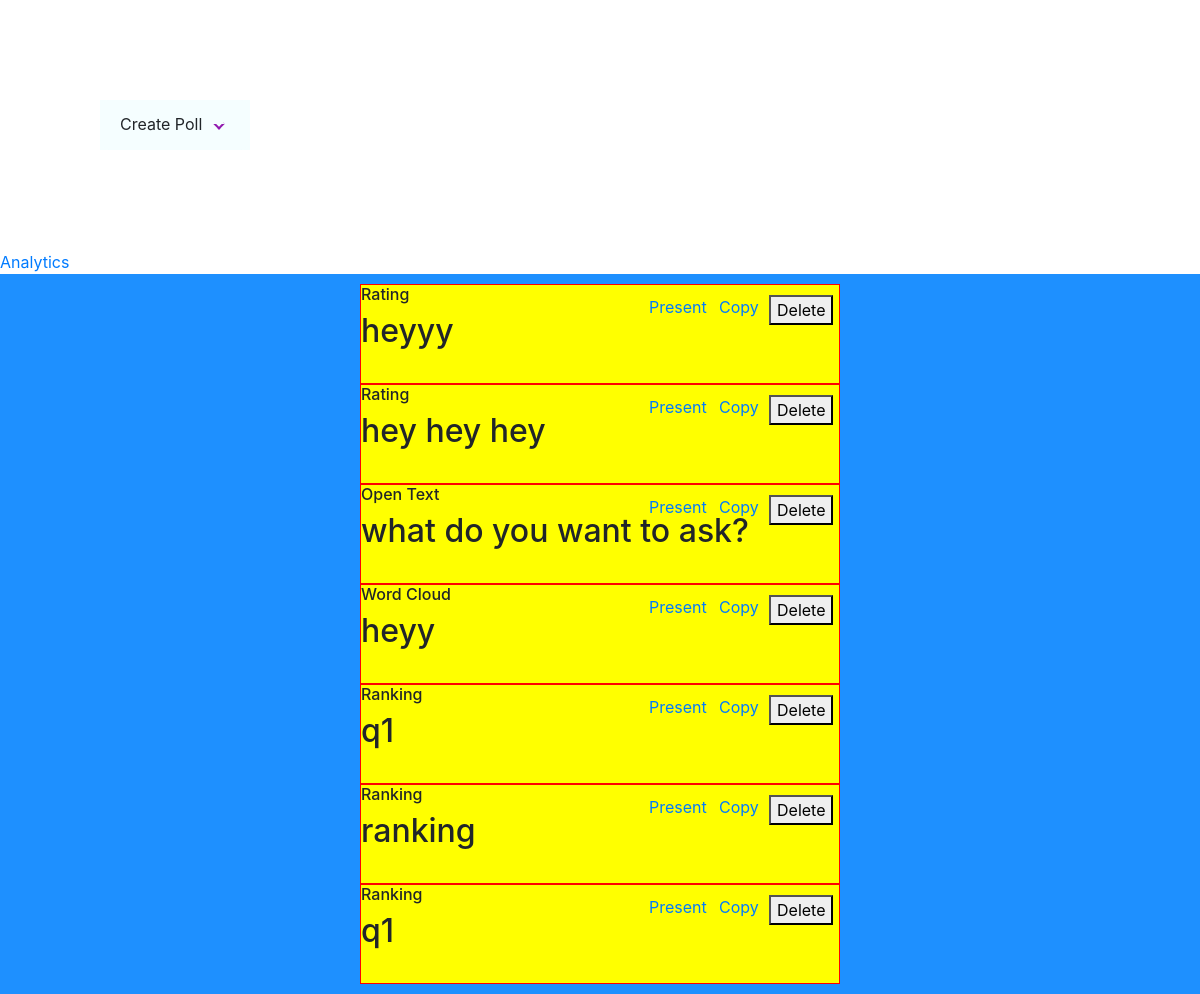
Screenshot of /admin-event.php?event_id=1 (signed in) with the database file from the repository.
### tables this page shows
CREATE TABLE `poll_list` (
  `id` int(11) NOT NULL,
  `poll_type` varchar(100) NOT NULL,
  `poll_title` varchar(100) NOT NULL,
  `poll_question` varchar(1000) NOT NULL,
  `poll_correct` varchar(1000) NOT NULL,
  `poll_choices` varchar(4000) NOT NULL,
  `show_answer` tinyint(1) NOT NULL DEFAULT 0,
  `lock_voting` tinyint(1) NOT NULL DEFAULT 0,
  `poll_code` int(11) NOT NULL,
  `date_created` datetime NOT NULL DEFAULT current_timestamp(),
  `event_id` int(11) NOT NULL
);

### admin-event.php (the view, shortened to what this page needs)
<?php
require_once('config.php');
?>
<!DOCTYPE html>
<html lang="en">
<head>
    <link href="https://cdn.jsdelivr.net/npm/bootstrap@5.0.2/dist/css/bootstrap.min.css" rel="stylesheet">
        <link href="css/admin.css" rel="stylesheet">
        <link href="css/rating-star.css" rel="stylesheet">
        <link href="https://unpkg.com/aos@2.3.1/dist/aos.css" rel="stylesheet">
        <link href="https://cdnjs.cloudflare.com/ajax/libs/font-awesome/6.1.2/css/all.min.css" rel="stylesheet">
        <link rel="stylesheet" href="https://cdn.jsdelivr.net/npm/bootstrap@4.0.0/dist/css/bootstrap.min.css">
        <link rel="stylesheet" href="//cdn.jsdelivr.net/npm/alertifyjs@1.13.1/build/css/alertify.min.css"/>
</head>
<body>
<div class="dropdown">
    <div class="textbox"><li><a>Create Poll</a></li></div>
    </div>
<a href="analytics.php?event_id=<?=$_SESSION['event_id']?>" >Analytics</a>
<div class="flex-container">
  <div class="my_polls" id="my_polls">
  <?php
$event_id=$_GET['event_id'];
$sql = "SELECT * FROM poll_list WHERE event_id = $event_id ";
if ($result = mysqli_query($link, $sql)) {
  while($row = $result->fetch_assoc()) {
    if ($row['poll_type']=="Quiz"){
    echo ' <div class="child--poll" id="child--poll">';
    echo '<div class="child--content">';
    echo '<input type="text" value='.$row['id'].'" hidden>';
    echo '<h3>'.$row['poll_type'].'</h3>';
    echo '<h2>'.$row['poll_title'].'</h2>';
    echo "</div>";
    echo '<div class="button-wrapper-present"><a class="view-button" name="view-poll" target="_blank" href="present-poll-live.php?event_id='.$row['event_id'].'&poll_code='.$row['poll_code'].'">Present</a></div>';
    echo '<div class="button-wrapper-copy"><a class="view-button" name="view-poll" onclick="copy(this.id)" id="poll.php?event_id='.$row['event_id'].'&poll_code='.$row['poll_code'].'" href="#">Copy </a></div>';
    echo '<div class="button-wrapper-delete"><button class="view-button" id="deletePollBtn" value='.$row['id'].'>Delete</button></div>';
    echo "</div>";
    }
    else if($row['poll_type']=="Word Cloud" || $row['poll_type']=="Multiple Choice"||$row['poll_type']=="Rating"||$row['poll_type']=="Open Text"||$row['poll_type']=="Ranking"){
    echo ' <div class="child--poll" id="child--poll">';
    echo '<div class="child--content">';
    echo '<h3>'.$row['poll_type'].'</h3>';
    echo '<h2>'.$row['poll_question'].'</h2>';
    echo "</div>";
    echo '<div class="button-wrapper-present"><a class="view-button" name="view-poll" target="_blank" href="present-poll-live.php?event_id='.$row['event_id'].'&poll_code='.$row['poll_code'].'">Present</a></div>';
    echo '<div class="button-wrapper-copy"><a class="view-button" name="view-poll" onclick="copy(this.id)" id="poll.php?event_id='.$row['event_id'].'&poll_code='.$row['poll_code'].'" href="#">Copy </a></div>';
    echo '<div class="button-wrapper-delete"><button class="view-button" id="deletePollBtn" value='.$row['id'].'>Delete</button></div>';
    echo "</div>";
  }else {
  echo "0 results";
  }
  }
}
?>
</body>
</html>

### css/admin.css (style rules this page uses)
.dropdown { position: relative; margin: 100px; width: 150px; height: 50px; background-color: #f5feff; }
.dropdown::before { content: ''; position: absolute; width: 8px; height: 8px; border: 2px solid #9119af; right: 27px; top: 20px; z-index: 1000; border-top: 2px solid #f5feff; border-right: 2px solid #f5feff; transform: rotate(-45deg); transition: 0.5s; pointer-events: none; }
.dropdown a { position: absolute; top: 0; left: 0; width: 100%; height: 100%; cursor: pointer; background: #f5feff; border: none; outline: none; padding: 12px 20px; border-radius: 10px; }
.flex-container { display: flex; justify-content: center; background-color: DodgerBlue; flex-wrap: wrap; }
.flex-container > div { display: flex; flex-direction: column; background-color: #f1f1f1; margin: 10px; font-size: 30px; width: 40%; }
.my_polls { height: 100%; }
.child--poll { position: relative; background-color: yellow; border: 1px solid red; width: 100%; height: 100px; }
.child--poll > .child--content > h3 { font-size: 1rem; }
.button-wrapper-present { position: absolute; font-size: 1rem; width: 20px; right: 170px; top:10px; }
.button-wrapper-copy { position: absolute; font-size: 1rem; width: 20px; right: 100px; top:10px; }
.button-wrapper-delete { position: absolute; font-size: 1rem; width: 20px; right: 50px; top:10px; }

### rows the page displays
poll_list: poll_type "Rating", poll_question "heyyy", $row['id'] 128 (drawn)
poll_list: poll_type "Rating", poll_question "hey hey hey", $row['id'] 130 (drawn)
poll_list: poll_type "Open Text", poll_question "what do you want to ask?", $row['id'] 133 (drawn)
poll_list: poll_type "Word Cloud", poll_question "heyy", $row['id'] 141 (drawn)
poll_list: poll_type "Ranking", poll_question "q1", $row['id'] 142 (drawn)
poll_list: poll_type "Ranking", poll_question "ranking", $row['id'] 143 (drawn)
poll_list: poll_type "Ranking", poll_question "q1", $row['id'] 147 (drawn)
